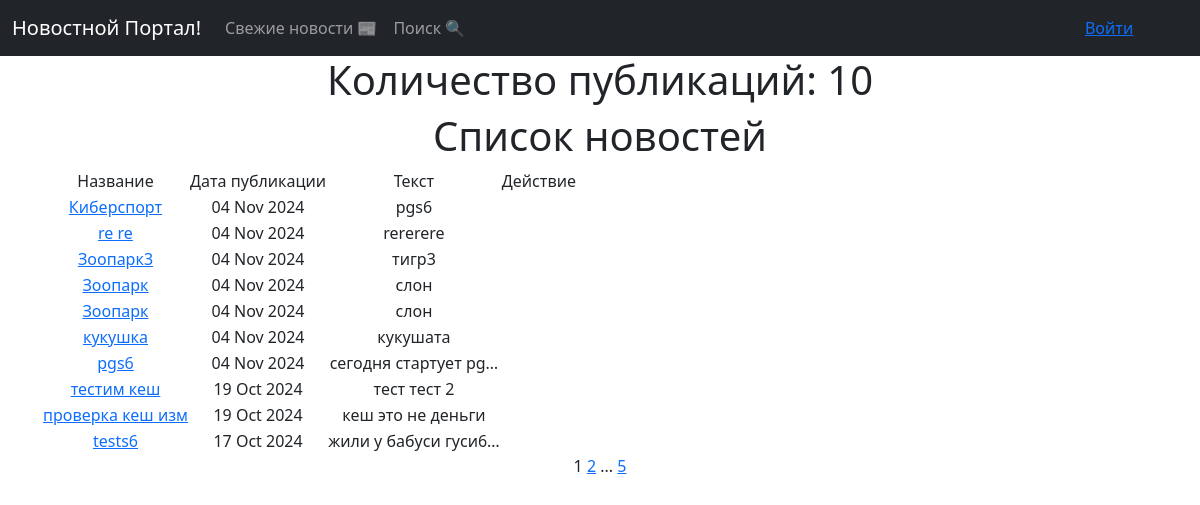
Page /post/ on the earlier database version.
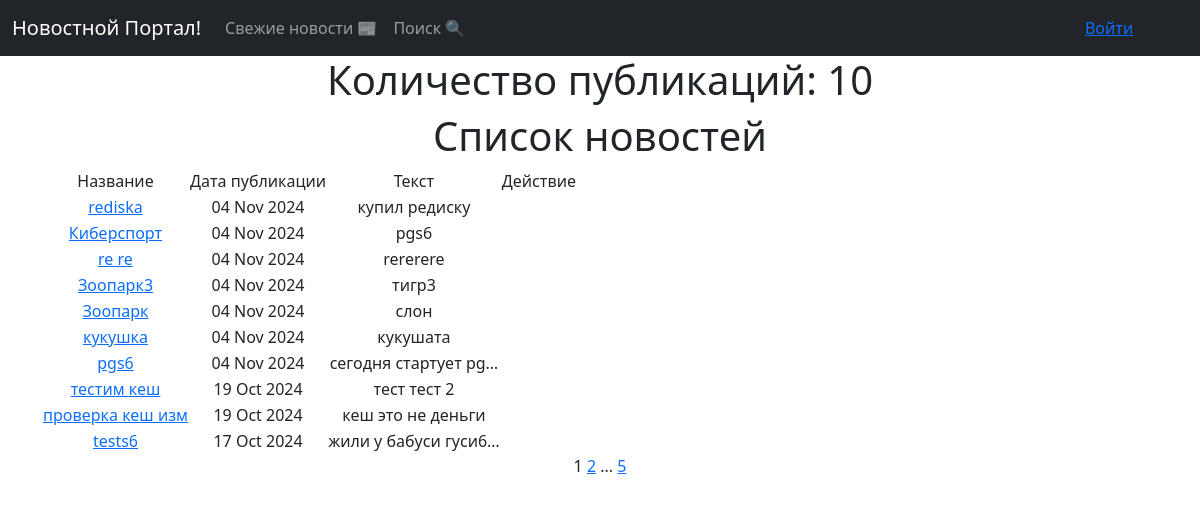
Same page on the later database version.
### news/models.py (models this page shows, shortened)
class Post(models.Model):
    article = 'AR'
    news = 'NE'
    POSITIONS = [
        (article, 'Статья'),
        (news, 'Новость')
    ]
    author = models.ForeignKey(Author, on_delete=models.CASCADE)
    post_type = models.CharField(max_length=2, choices=POSITIONS, default=news)
    time_post = models.DateTimeField(auto_now_add=True)
    category = models.ManyToManyField(Category, through='PostCategory')
    title = models.CharField(max_length=255)
    text = models.TextField()
    rating = models.IntegerField(default=0)

### news/views.py (the view)
# urls.py: path('', PostsList.as_view(), name='post_list'),
class PostsList(ListView):
    model = Post
    ordering = '-time_post'
    context_object_name = 'posts'
    paginate_by = 10
    def get_queryset(self):
        queryset = super().get_queryset()
        self.filterset = PostFilter(self.request.GET, queryset)
        return self.filterset.qs
    def get_context_data(self, **kwargs):
        context = super().get_context_data(**kwargs)
        context['filterset'] = self.filterset
        return context
    def get_template_names(self):
        if self.request.path == '/post/search/':
            return 'flatpages/post_search.html'
        return 'flatpages/posts.html'

### templates/flatpages/posts.html (shortened to what this page needs)
{% extends 'flatpages/default.html' %}
{% load custom_filters %}
{% block content %}
    <h1>Количество публикаций: {{ posts|length }} </h1>
    <h1>Список новостей</h1>
        {% if posts %}
        <table>
            <tr>
                <td>Название</td>
                <td>Дата публикации</td>
                <td>Текст</td>
                <td>Действие</td>
            </tr>
            {% for post in posts %}
            <tr>
                <td><a href="{% url 'post_detail' post.id %}">{{ post.title }}</a></td>
                <td>{{ post.time_post|date:'d M Y' }}</td>
                <td>{{ post.text|truncatechars:20 }}</td>
                <td>
                </td>
            </tr>
            {% endfor %}
        </table>
        {% else %}
        <h2>Новостей нет! =( </h2>
        {% endif %}
   {{ page_obj.number }}
   {% if page_obj.has_next %}
       <a href="?page={{ page_obj.next_page_number }}">{{ page_obj.next_page_number }}</a>
       {% if paginator.num_pages != page_obj.next_page_number %}
           ...
           <a href="?page={{ page_obj.paginator.num_pages }}">{{ page_obj.paginator.num_pages }}</a>
       {% endif %}
   {% endif %}
{% endblock content %}

Differences in the rows shown:
removed Post: title "Зоопарк", time_post "04 Nov 2024", text "слон"
added Post: title "rediska", time_post "04 Nov 2024", text "купил редиску"
